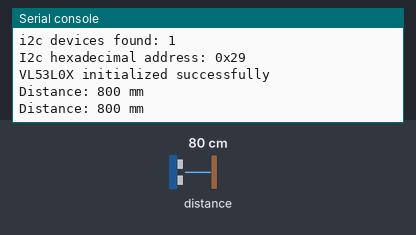
This program was run on a simulated Raspberry Pi Pico running MicroPython. On the bench: the last lines printed to the serial console. Inputs (shaded band) come from the test bench; at power-on: distance to the obstacle 80 cm. Library files of the repository ran but are not shown: vl53l0x.py.

Above: at 1.2 s.
1.3 s: distance to the obstacle set to 250 cm
At 2.3 s:
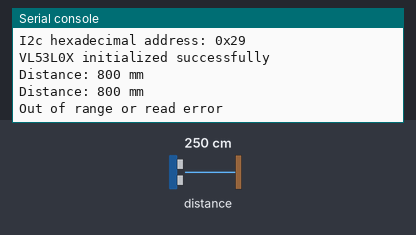
3.1 s: distance to the obstacle set to 2 cm
At 3.6 s:
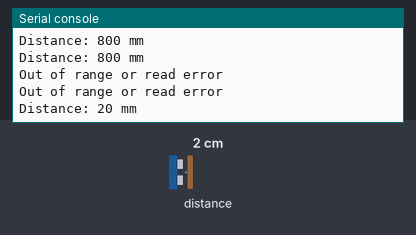

The program:

main.py
```python
# Python env   : MicroPython v1.23.0
# -*- coding: utf-8 -*-
# @Time    : 2025/9/5 上午10:39
# @Author  : 缪贵成
# @File    : main.py
# @Description : 基于vl53l0x的激光测距模块驱动测试文件

# ======================================== 导入相关模块 =========================================

import time
import machine
from vl53l0x import VL53L0X

# ======================================== 全局变量 ============================================

vl530_addr = None

# ======================================== 功能函数 ============================================

# ======================================== 自定义类 ============================================

# ======================================== 初始化配置 ===========================================

# time.sleep(3)
print("FreakStudio: Testing VL53L0X Time-of-Flight sensor")

# 初始化 I2C (Raspberry Pi Pico 使用 I2C0，默认引脚 GP4=SDA, GP5=SCL)
i2c = machine.I2C(0, scl=5, sda=4, freq=100000)
# 开始扫描I2C总线上的设备，返回从机地址的列表
devices_list: list[int] = i2c.scan()
print("START I2C SCANNER")
# 若devices list为空，则没有设备连接到I2C总线上
if len(devices_list) == 0:
    # 若非空，则打印从机设备地址
    print("No i2c device !")
else:
    print("i2c devices found:", len(devices_list))
for device in devices_list:
    if 0x20 <= device <= 0x50:
        print("I2c hexadecimal address:", hex(device))
        vl530_addr = device

# 初始化 VL53L0X 传感器
tof = VL53L0X(i2c, vl530_addr)
print("VL53L0X initialized successfully")

# ======================================== 主程序 ==============================================
try:
    # 设置为连续测量模式，周期 50ms
    tof.start()
    while True:
        # 读取距离，单位 mm
        distance = tof.read()
        if distance > 0 and distance < 2000:
            print("Distance: %d mm" % distance)
        else:
            print("Out of range or read error")
        time.sleep(0.8)

except KeyboardInterrupt:
    print("\nProgram terminated by user")
finally:
    # 停止测量
    tof.stop()
    print("Testing completed")
```

Measured:
- after the input at 1.3 s, the serial console: prints a new line after 0.38 s (image 1)
- after the input at 3.1 s, the serial console: prints a new line after 0.19 s (image 2)
